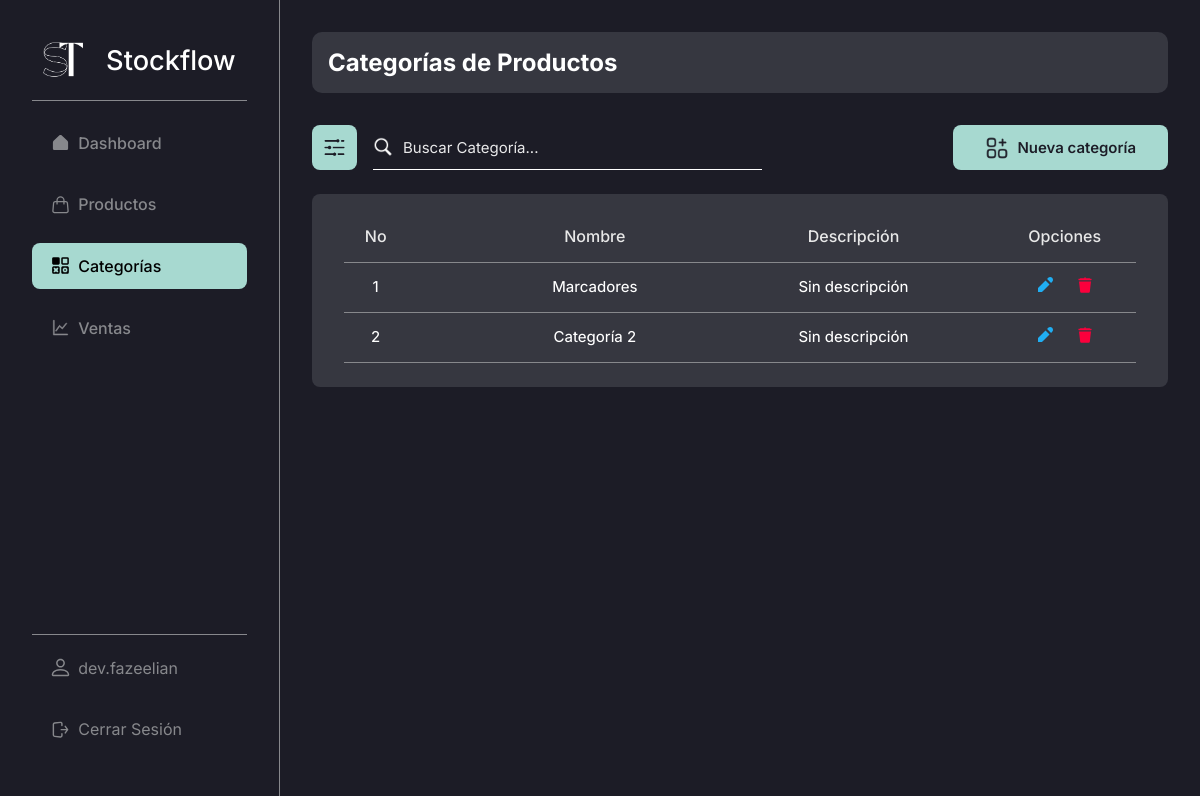
Screenshot of /admin/products/categories/ (signed in) with the database file from the repository.
### stockflow/models.py (models this page shows, shortened)
class User(db.Model):
    id = db.Column(db.Integer, primary_key = True) # Primary key
    email = db.Column(db.String(255), unique = True, nullable = False)
    username = db.Column(db.String(20), unique = True, nullable = False)
    names = db.Column(db.String(50), nullable = True, default="")
    last_names = db.Column(db.String(50), nullable = True, default="")
    password = db.Column(db.Text, nullable = False)
    profile_photo = db.Column(db.String(255), nullable=True, default="")

class Category(db.Model):
    id = db.Column(db.Integer, primary_key = True) # Primary key
    created_by = db.Column(db.Integer, db.ForeignKey("user.id"), nullable = False) # Foreign key
    name = db.Column(db.String(50), unique = True, nullable = False)
    description = db.Column(db.String(255), default='Sin descripción')

### stockflow/admin.py (the view)
@bp.route("/products/categories/", methods = ("GET", "POST"))
@login_required
def categories():
    query = ""
    categories = []
    if request.method == "POST":
        query = request.form.get("searchCategorie", "")
        categories = Category.query.filter(
            (
                Category.name.ilike(f"%{query}%") |  # Searching by name
                Category.description.ilike(f"%{query}%")  # Searching by description
            )
        ).all()
    else:
        categories = Category.query.filter(Category.created_by == g.user.id).all()
    return render_template("modules/products/categories/index.html", categories = categories, query=query)

### stockflow/auth.py (called while the page is built)
def login_required(view):
    @functools.wraps(view)
    def wrapped_view(**kwargs):
        if g.user is None:
            message = "Debes iniciar sesión"
            flash(message)
            return redirect(url_for("auth.login"))
        return view(**kwargs)
    return wrapped_view

@bp.before_app_request # Execute the next function in every request, every page
def load_logged_in_user():
    user_id = session.get("user_id")
    if user_id is None:
        g.user = None
    else:
        g.user = User.query.get_or_404(user_id)

### stockflow/templates/modules/products/categories/index.html (shortened to what this page needs)
{% extends 'base-admin.html' %}
{% block content %}
    <head>
        <link rel="stylesheet" href="{{ url_for('static', filename='css/modules/categories.css') }}">
    </head>
    <div class="content-group inter bg-black-light">
        <h2 class="color-white inter">Categorías de Productos</h2>
    </div>
    <div class="top-page">
        <div class="cont-search">
            <button class="btn-search-filter bg-turquese-light-blue">
                <img src="{{ url_for('static', filename='img/icons/filter.png') }}" alt="">
            </button>
            <form action="{{ url_for('admin.categories') }}" method="post" class="search-bar">
                <img src="{{ url_for('static', filename='img/icons/search.png') }}" alt="">
                <input type="text" class="color-white inter" name="searchCategorie" value="{{ query }}" id="search" placeholder="Buscar Categoría...">
            </form>
        </div>
        <div class="cont-create">
            <a href="{{ url_for('admin.new_category') }}" class="btn-create bg-turquese-light-blue color-black inter">
                <img src="{{ url_for('static', filename='img/icons/add-categorie.png') }}" alt="">
                <h2>Nueva categoría</h2>
            </a>
        </div>
    </div>
    <table class="table inter bg-black-light">
        <thead>
            <tr class="thead color-white-gray">
                <th class="th th-no-cat">No</th>
                <th class="th th-name-cat">Nombre</th>
                <th class="th th-description-cat">Descripción</th>
                <th class="th th-options-cat">Opciones</th>
            </tr>
        </thead>
        <tbody>
            {% if categories %}
                {% for category in categories %}
                    <tr class="tbody">
                        <td class="td td-no-cat">{{ loop.index }}</td>
                        <td class="td td-name-cat"><a href="#" class="color-white">{{ category.name }}</a></td>
                        <td class="td td-description-cat">
                            {% if category.description == "" %}
                                Sin descripción
                            {% else %}
                                {{ category.description }}
                            {% endif %}
                        </td>
                        <td class="td td-options-cat">
                            <a href="{{ url_for('admin.update_category', id = category.id) }}">
                                <svg
                                    xmlns="http://www.w3.org/2000/svg"
                                    viewBox="0 0 16 16"
                                    fill="#20AEF3"
                                >
                                    <path
                                        d="M12.527 7.473L8.527 3.473 1 11 1 15 5 15zM11.172.828l-1.065 1.065 4 4 1.065-1.065c1.105-1.105 1.105-2.895 0-4l0 0C14.067-.276 12.276-.276 11.172.828z"
                                    />
                                </svg>
                            </a>
                            <a href="{{ url_for('admin.delete_category', id = category.id) }}">
                            </a>
                        </td>
                    </tr>
                {% endfor %}
            {% elif categories and categories|length == 0 %}
                hola
            {% endif %}
        </tbody>
    </table>
{% endblock %}

### stockflow/templates/base-admin.html (shortened to what this page needs)
<!DOCTYPE html>
<html lang="es">
<head>
    <link rel="stylesheet" href="{{ url_for('static', filename='css/global.css') }}">
    <link rel="stylesheet" href="{{ url_for('static', filename='css/base.css') }}">
    <link rel="stylesheet" href="{{ url_for('static', filename='css/tables.css') }}">
    <link rel="stylesheet" href="{{ url_for('static', filename='css/search.css') }}">
    <link rel="stylesheet" href="{{ url_for('static', filename='css/form.css') }}">
</head>
<body>
    <aside class="side-bar inter bg-black br-gray-1">
        <section class="side-bar-main">
            <h1 class="inter">
                <a href="{{ url_for('admin.dashboard') }}" class="color-white">
                    <img src="{{ url_for('static', filename='img/logo.png') }}" alt="">
                    Stockflow
                </a>
            </h1>
            <br>
            <div class="side-bar-divider" />
            <nav class="side-nav-bar">
                <a
                    href="{{ url_for('admin.dashboard') }}"
                    class="item-side-nav-bar inter {% if request.endpoint == 'admin.dashboard' %}item-side-nav-bar--active{% endif %}"
                >
                    Dashboard
                </a>
                <a
                    href="{{ url_for('admin.products') }}"
                    class="item-side-nav-bar inter {% if request.endpoint == 'admin.products' %}item-side-nav-bar--active{% endif %}"
                >
                    Productos
                </a>
                <a
                    href="{{ url_for('admin.categories') }}"
                    class="item-side-nav-bar inter {% if request.endpoint == 'admin.categories' %}item-side-nav-bar--active{% endif %}"
                >
                    Categorías
                </a>
                <a
                    href="{{ url_for('admin.sales') }}"
                    class="item-side-nav-bar inter {% if request.endpoint == 'admin.sales' %}item-side-nav-bar--active{% endif %}"
                >
                    Ventas
                </a>
            </nav>
        </section>
        <footer class="side-bar-footer" style="flex-direction: column;">
            <a
                href="{{ url_for('admin.profile') }}"
                class="item-side-nav-bar inter {% if request.endpoint == 'admin.profile' %}item-side-nav-bar--active{% endif %}"
            >
                {{ g.user.username }}
            </a>
            <a href="{{ url_for('auth.logout') }}" class="item-side-nav-bar inter">
                Cerrar Sesión
            </a>
        </footer>
    </aside>
    <main class="page-content bg-black">
        {% block content %}{% endblock %}
    </main>
</body>
</html>

### stockflow/static/css/global.css (style rules this page uses)
* { box-sizing: border-box; padding: 0; margin: 0; }
body { display: flex; width: 100%; height: 100%; }
a { text-decoration: none; }
.page-content { display: flex; width: 100%; height: 100%; min-height: 100vh; margin-left: 280px; flex-direction: column; color: white; padding: 2rem; }
.content-group { display: flex; width: 100%; padding: 1rem; border-radius: 10px; }
.bg-black { background-color: #1C1C26; }
.bg-black-light { background-color: #363740; }
.bg-turquese-light-blue { background-color: #A7D9D0; }
.color-black { color: #1C1C26; }
.color-white { color: #FFF; }
.color-white-gray { color: #E8E8E8; }
.inter { font-family: "Inter", sans-serif; font-optical-sizing: auto; font-style: normal; }
.br-gray-1 { border-right: 1px solid #87888C; }

### stockflow/static/css/base.css (style rules this page uses)
.side-bar { display: flex; position: fixed; z-index: 1; top: 0; left: 0; width: 280px; flex-direction: column; height: 100vh; padding: 2.5rem 2rem 2rem; justify-content: space-between; }
.side-bar h1 { text-align: center; font-weight: 500; }
.side-bar h1 a { display: flex; font-size: 2rem; align-items: center; justify-content: space-around; }
.side-bar h1 a img { width: 40px; height: 40px; }
.side-bar-main { display: flex; width: 100%; height: auto; flex-direction: column; }
.side-nav-bar { display: flex; width: 100%; height: auto; list-style: none; flex-direction: column; margin-top: 20px; }
.side-nav-bar a { font-weight: 500; }
.item-side-nav-bar, .item-side-nav-bar--active { display: flex; width: 100%; height: auto; padding: 1rem 1.5rem 1rem; border-radius: 8px; margin-bottom: 1rem; text-decoration: none; align-items: center; gap: 10px; }
.item-side-nav-bar { color: #87888C; }
.item-side-nav-bar--active { color: black; background-color: #A7D9D0; }
.item-side-nav-bar--active svg { color: black !important; }
.item-side-nav-bar svg, .item-side-nav-bar--active svg { width: 20px; height: 20px; }
.item-side-nav-bar svg { color: #87888C !important; }
.side-bar-divider { display: flex; width: 100%; height: 1px; background-color: #87888C; }
.side-bar-footer { display: flex; width: 100%; min-height: 1px; border-top: 1px solid #87888C; align-items: center; justify-content: center; padding-top: 10px; }
@media screen and (max-width: 1440px) { .side-bar h1 a { font-size: 1.7rem; } }
@media screen and (max-width: 1440px) { .item-side-nav-bar, .item-side-nav-bar--active { padding: 0.8rem 1.2rem 0.8rem; gap: 8px; } }
@media screen and (max-width: 1440px) { .item-side-nav-bar svg, .item-side-nav-bar--active svg { width: 19px; height: 19px; } }

### stockflow/static/css/tables.css (style rules this page uses)
.table { display: flex; width: 100%; height: auto; margin: 2rem 0 2rem; flex-direction: column; border-radius: 8px; padding: 0 1.7rem 2rem; }
.thead { display: flex; width: 100%; height: auto; justify-content: space-between; padding: 1rem 0 0; border-bottom: 1px solid #87888C; }
.th { display: flex; width: auto; height: auto; padding: 1rem; font-size: 18px; justify-content: center; align-items: center; font-weight: 500; }
.tbody { display: flex; width: 100%; height: 100%; justify-content: space-between; border-bottom: 1px solid #87888C; }
.td { display: flex; width: auto; height: 100%; font-size: 16px; justify-content: center; align-items: center; text-align: center; padding: 1rem 0 1rem; font-weight: 450; }
.td svg { width: 18px; height: 18px; }
@media screen and (max-width: 1440px) { .table { margin: 1.5rem 0 1.5rem; padding: 0 2rem 1.5rem; } }
@media screen and (max-width: 1440px) { .th { font-size: 16px; } }
@media screen and (max-width: 1440px) { .td { font-size: 15px; padding: 0.9rem 0 0.9rem; } }
@media screen and (max-width: 1440px) { .td svg { width: 16px; height: 16px; } }

### stockflow/static/css/modules/categories.css (style rules this page uses)
.th-no-cat, .td-no-cat { width: 8%; }
.th-name-cat, .td-name-cat { width: 30%; }
.th-description-cat, .td-description-cat { width: 18%; }
.th-options-cat, .td-options-cat { width: 18%; }
.td-options-cat { gap: 1.5rem; }

### rows the page displays
User: user.username "dev.fazeelian"
Category: name "Marcadores", description "Sin descripción"
Category: name "Categoría 2", description "Sin descripción"
